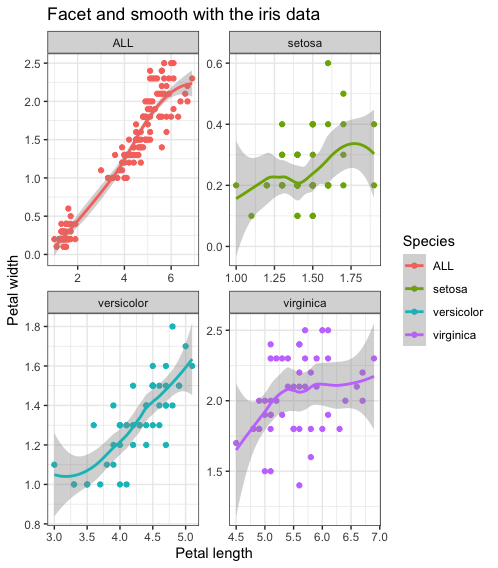

Generate this figure with R:
library(dplyr)
library(ggplot2)

# iris dataset
i1<-iris %>%
  select(Sepal.Length,Sepal.Width,Petal.Length,Petal.Width,Species)%>%
  mutate(type='ALL')#將all 合併入species
i3<-iris %>%
  select(Sepal.Length,Sepal.Width,Petal.Length,Petal.Width,Species)%>%
  mutate(type=Species)
i2<-rbind(i1,i3)

i<- ggplot(i2, aes(x=Petal.Length, y=Petal.Width,color=type))+geom_point()+
  labs(title="Facet and smooth with the iris data",
       x="Petal length", y="Petal width") +
  stat_smooth() #stat_smooth(method = "lm", se = FALSE)
i+ facet_wrap(~type,scales = "free")+#scale=free讓xy軸的值可隨種類不同改變，不會固定
  theme_bw()+scale_color_discrete(name="Species")
